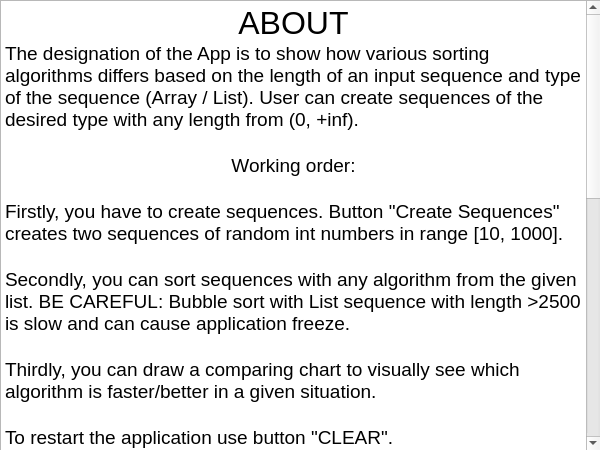
<?xml version="1.0" encoding="UTF-8"?>
<ui version="4.0">
 <class>AboutWindow</class>
 <widget class="QDialog" name="AboutWindow">
  <property name="geometry">
   <rect>
    <x>0</x>
    <y>0</y>
    <width>600</width>
    <height>450</height>
   </rect>
  </property>
  <property name="windowTitle">
   <string>Dialog</string>
  </property>
  <widget class="QTextBrowser" name="textBrowser">
   <property name="geometry">
    <rect>
     <x>0</x>
     <y>0</y>
     <width>601</width>
     <height>451</height>
    </rect>
   </property>
   <property name="html">
    <string>&lt;!DOCTYPE HTML PUBLIC &quot;-//W3C//DTD HTML 4.0//EN&quot; &quot;http://www.w3.org/TR/REC-html40/strict.dtd&quot;&gt;
&lt;html&gt;&lt;head&gt;&lt;meta name=&quot;qrichtext&quot; content=&quot;1&quot; /&gt;&lt;style type=&quot;text/css&quot;&gt;
p, li { white-space: pre-wrap; }
&lt;/style&gt;&lt;/head&gt;&lt;body style=&quot; font-family:'.SF NS Text'; font-size:13pt; font-weight:400; font-style:normal;&quot;&gt;
&lt;p align=&quot;center&quot; style=&quot; margin-top:0px; margin-bottom:0px; margin-left:0px; margin-right:0px; -qt-block-indent:0; text-indent:0px;&quot;&gt;&lt;span style=&quot; font-family:'.SF NS Text'; font-size:24pt;&quot;&gt;ABOUT&lt;/span&gt;&lt;/p&gt;
&lt;p style=&quot; margin-top:0px; margin-bottom:0px; margin-left:0px; margin-right:0px; -qt-block-indent:0; text-indent:0px;&quot;&gt;&lt;span style=&quot; font-family:'.SF NS Text'; font-size:14pt;&quot;&gt;The designation of the App is to show how various sorting algorithms differs based on the length of an input sequence and type of the sequence (Array / List). User can create sequences of the desired type with any length from (0, +inf). &lt;/span&gt;&lt;/p&gt;
&lt;p style=&quot;-qt-paragraph-type:empty; margin-top:0px; margin-bottom:0px; margin-left:0px; margin-right:0px; -qt-block-indent:0; text-indent:0px; font-family:'.SF NS Text'; font-size:14pt;&quot;&gt;&lt;br /&gt;&lt;/p&gt;
&lt;p align=&quot;center&quot; style=&quot; margin-top:0px; margin-bottom:0px; margin-left:0px; margin-right:0px; -qt-block-indent:0; text-indent:0px;&quot;&gt;&lt;span style=&quot; font-family:'.SF NS Text'; font-size:14pt;&quot;&gt;Working order:&lt;/span&gt;&lt;/p&gt;
&lt;p style=&quot;-qt-paragraph-type:empty; margin-top:0px; margin-bottom:0px; margin-left:0px; margin-right:0px; -qt-block-indent:0; text-indent:0px; font-family:'.SF NS Text'; font-size:14pt;&quot;&gt;&lt;br /&gt;&lt;/p&gt;
&lt;p style=&quot; margin-top:0px; margin-bottom:0px; margin-left:0px; margin-right:0px; -qt-block-indent:0; text-indent:0px;&quot;&gt;&lt;span style=&quot; font-family:'.SF NS Text'; font-size:14pt;&quot;&gt;Firstly, you have to create sequences. Button &amp;quot;Create Sequences&amp;quot; creates two sequences of random int numbers in range [10, 1000].&lt;/span&gt;&lt;/p&gt;
&lt;p style=&quot;-qt-paragraph-type:empty; margin-top:0px; margin-bottom:0px; margin-left:0px; margin-right:0px; -qt-block-indent:0; text-indent:0px; font-family:'.SF NS Text'; font-size:14pt;&quot;&gt;&lt;br /&gt;&lt;/p&gt;
&lt;p style=&quot; margin-top:0px; margin-bottom:0px; margin-left:0px; margin-right:0px; -qt-block-indent:0; text-indent:0px;&quot;&gt;&lt;span style=&quot; font-family:'.SF NS Text'; font-size:14pt;&quot;&gt;Secondly, you can sort sequences with any algorithm from the given list. BE CAREFUL: Bubble sort with List sequence with length &amp;gt;2500 is slow and can cause application freeze.&lt;/span&gt;&lt;/p&gt;
&lt;p style=&quot;-qt-paragraph-type:empty; margin-top:0px; margin-bottom:0px; margin-left:0px; margin-right:0px; -qt-block-indent:0; text-indent:0px; font-family:'.SF NS Text'; font-size:14pt;&quot;&gt;&lt;br /&gt;&lt;/p&gt;
&lt;p style=&quot; margin-top:0px; margin-bottom:0px; margin-left:0px; margin-right:0px; -qt-block-indent:0; text-indent:0px;&quot;&gt;&lt;span style=&quot; font-family:'.SF NS Text'; font-size:14pt;&quot;&gt;Thirdly, you can draw a comparing chart to visually see which algorithm is faster/better in a given situation.&lt;/span&gt;&lt;/p&gt;
&lt;p style=&quot;-qt-paragraph-type:empty; margin-top:0px; margin-bottom:0px; margin-left:0px; margin-right:0px; -qt-block-indent:0; text-indent:0px; font-family:'.SF NS Text'; font-size:14pt;&quot;&gt;&lt;br /&gt;&lt;/p&gt;
&lt;p style=&quot; margin-top:0px; margin-bottom:0px; margin-left:0px; margin-right:0px; -qt-block-indent:0; text-indent:0px;&quot;&gt;&lt;span style=&quot; font-family:'.SF NS Text'; font-size:14pt;&quot;&gt;To restart the application use button &amp;quot;CLEAR&amp;quot;.&lt;/span&gt;&lt;/p&gt;
&lt;p style=&quot;-qt-paragraph-type:empty; margin-top:0px; margin-bottom:0px; margin-left:0px; margin-right:0px; -qt-block-indent:0; text-indent:0px; font-family:'.SF NS Text'; font-size:14pt;&quot;&gt;&lt;br /&gt;&lt;/p&gt;
&lt;p style=&quot;-qt-paragraph-type:empty; margin-top:0px; margin-bottom:0px; margin-left:0px; margin-right:0px; -qt-block-indent:0; text-indent:0px; font-family:'.SF NS Text'; font-size:14pt;&quot;&gt;&lt;br /&gt;&lt;/p&gt;
&lt;p align=&quot;center&quot; style=&quot; margin-top:0px; margin-bottom:0px; margin-left:0px; margin-right:0px; -qt-block-indent:0; text-indent:0px;&quot;&gt;&lt;span style=&quot; font-family:'.SF NS Text'; font-size:24pt;&quot;&gt;О ПРОГРАММЕ&lt;/span&gt;&lt;/p&gt;
&lt;p style=&quot; margin-top:0px; margin-bottom:0px; margin-left:0px; margin-right:0px; -qt-block-indent:0; text-indent:0px;&quot;&gt;&lt;span style=&quot; font-family:'.SF NS Text'; font-size:14pt;&quot;&gt;Назначение приложения - показать, как различные алгоритмы сортировки различаются в зависимости от длины входной последовательности и вида этой последовательности (массив / список). Пользователь может создавать последовательности нужного типа любой длины на отрезке (0, + inf).&lt;/span&gt;&lt;/p&gt;
&lt;p style=&quot;-qt-paragraph-type:empty; margin-top:0px; margin-bottom:0px; margin-left:0px; margin-right:0px; -qt-block-indent:0; text-indent:0px; font-family:'.SF NS Text'; font-size:14pt;&quot;&gt;&lt;br /&gt;&lt;/p&gt;
&lt;p align=&quot;center&quot; style=&quot; margin-top:0px; margin-bottom:0px; margin-left:0px; margin-right:0px; -qt-block-indent:0; text-indent:0px;&quot;&gt;&lt;span style=&quot; font-family:'.SF NS Text'; font-size:14pt;&quot;&gt;Ход работы программы:&lt;/span&gt;&lt;/p&gt;
&lt;p style=&quot;-qt-paragraph-type:empty; margin-top:0px; margin-bottom:0px; margin-left:0px; margin-right:0px; -qt-block-indent:0; text-indent:0px; font-family:'.SF NS Text'; font-size:14pt;&quot;&gt;&lt;br /&gt;&lt;/p&gt;
&lt;p style=&quot; margin-top:0px; margin-bottom:0px; margin-left:0px; margin-right:0px; -qt-block-indent:0; text-indent:0px;&quot;&gt;&lt;span style=&quot; font-family:'.SF NS Text'; font-size:14pt;&quot;&gt;Во-первых, вы должны создать последовательности. Кнопка &amp;quot;Create Sequences&amp;quot; создаёт две последовательности из случайных целых чисел из отрезка [10, 1000].&lt;/span&gt;&lt;/p&gt;
&lt;p style=&quot;-qt-paragraph-type:empty; margin-top:0px; margin-bottom:0px; margin-left:0px; margin-right:0px; -qt-block-indent:0; text-indent:0px; font-family:'.SF NS Text'; font-size:14pt;&quot;&gt;&lt;br /&gt;&lt;/p&gt;
&lt;p style=&quot; margin-top:0px; margin-bottom:0px; margin-left:0px; margin-right:0px; -qt-block-indent:0; text-indent:0px;&quot;&gt;&lt;span style=&quot; font-family:'.SF NS Text'; font-size:14pt;&quot;&gt;Во-вторых, вы можете отсортировать последовательности с помощью любого алгоритма из списка. БУДЬТЕ ОСТОРОЖНЫ: сортировка пузырьком списка на длинах &amp;gt;2500 выполняется очень медленно и может привести к зависанию приложения.&lt;/span&gt;&lt;/p&gt;
&lt;p style=&quot;-qt-paragraph-type:empty; margin-top:0px; margin-bottom:0px; margin-left:0px; margin-right:0px; -qt-block-indent:0; text-indent:0px; font-family:'.SF NS Text'; font-size:14pt;&quot;&gt;&lt;br /&gt;&lt;/p&gt;
&lt;p style=&quot; margin-top:0px; margin-bottom:0px; margin-left:0px; margin-right:0px; -qt-block-indent:0; text-indent:0px;&quot;&gt;&lt;span style=&quot; font-family:'.SF NS Text'; font-size:14pt;&quot;&gt;В-третьих, вы можете нарисовать сравнительную диаграмму, чтобы визуально увидеть, какой алгоритм быстрее / лучше в данной ситуации.&lt;/span&gt;&lt;/p&gt;
&lt;p style=&quot;-qt-paragraph-type:empty; margin-top:0px; margin-bottom:0px; margin-left:0px; margin-right:0px; -qt-block-indent:0; text-indent:0px; font-family:'.SF NS Text'; font-size:14pt;&quot;&gt;&lt;br /&gt;&lt;/p&gt;
&lt;p style=&quot; margin-top:0px; margin-bottom:0px; margin-left:0px; margin-right:0px; -qt-block-indent:0; text-indent:0px;&quot;&gt;&lt;span style=&quot; font-family:'.SF NS Text'; font-size:14pt;&quot;&gt;Для перезапуска приложения используйте кнопку &amp;quot;CLEAR&amp;quot;.&lt;/span&gt;&lt;/p&gt;&lt;/body&gt;&lt;/html&gt;</string>
   </property>
  </widget>
 </widget>
 <resources/>
 <connections/>
</ui>
